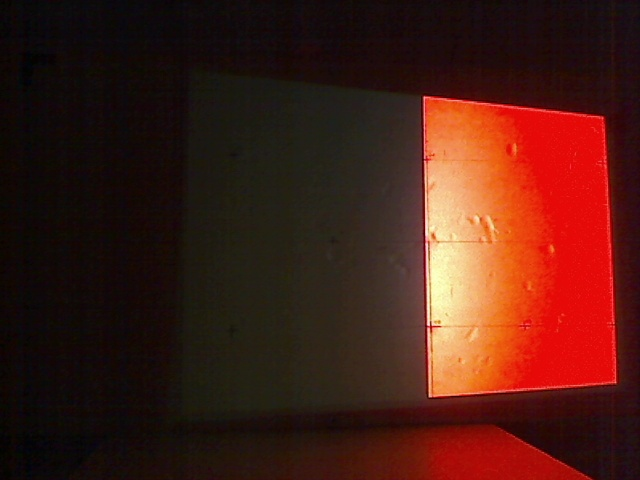
#> input picture img_cam/IRZoom0.jpg, 640 x 480 px; its folder holds only this picture in this run
$ python fringe_detector.py
#> lines starting #> are read from the running program, lines starting #| are printed output that depends on the picture; after the words box and inside, x2 and y2 are one past the last pixel; in counts of white or black regions, pixels touching at a corner belong together
# -*- coding: utf-8 -*-
#from skimage import io, transform
from skimage import io
from skimage import filters
from skimage.morphology import disk
# On importe le module numpy qui permet de faire du calcul numérique
import numpy as np
from numpy import loadtxt, zeros, ones, savetxt, empty
import cv2
import matplotlib.pyplot as plt
from PIL import Image

def filtre(nom_img):

#> called with nom_img = 'img_cam/IRZoom0.jpg'
    img = cv2.imread(nom_img)
#> img is the input picture: shape (480, 640, 3); mean B, G, R 20.3, 29.5, 70.8
    hh, ww = img.shape[:2]
#> hh = 480; ww = 640

    # threshold on white
    # Define lower and uppper limits
    lower = np.array([0, 0, 0])
    upper = np.array([150, 170, 170])

    # Create mask to only select black
    thresh = cv2.inRange(img, lower, upper)
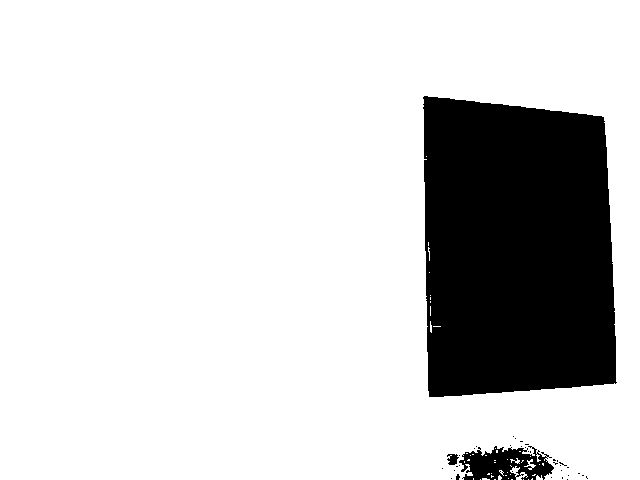
#> thresh: shape (480, 640); 82.1% white; 36 black regions (33 under 20 px), largest, box (x1, y1, x2, y2) and area: (423, 96, 617, 397) 52772, (459, 446, 554, 480) 2097, (447, 454, 459, 465) 92

    # apply morphology
    kernel = cv2.getStructuringElement(cv2.MORPH_ELLIPSE, (2,2))
    morph = cv2.morphologyEx(thresh, cv2.MORPH_CLOSE, kernel)
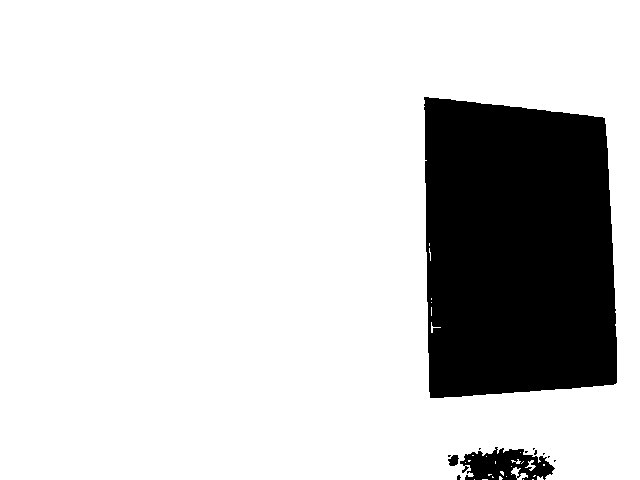
#> morph: shape (480, 640); 82.1% white; 12 black regions (9 under 20 px), largest, box (x1, y1, x2, y2) and area: (424, 97, 617, 398) 52768, (460, 447, 555, 480) 1990, (448, 455, 459, 466) 85

    # invert morp image
    mask = 255 - morph

    mask  = cv2.bilateralFilter(mask,9,70,150)
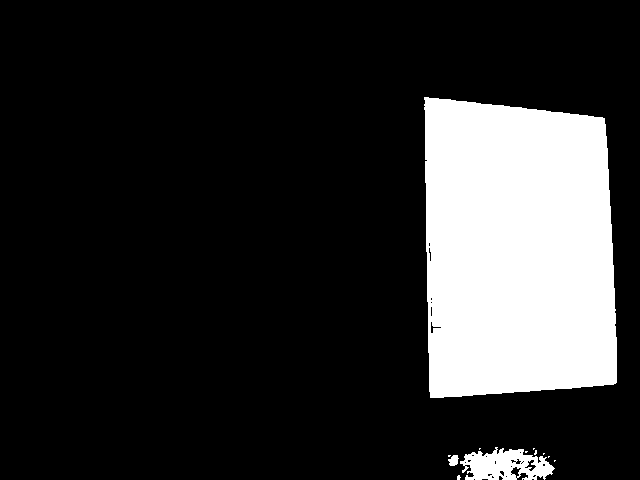
#> mask: shape (480, 640); min 0, max 255, mean 45.6
    mask = cv2.medianBlur(mask,3)

    return cv2.bitwise_and(img, img, mask=mask)
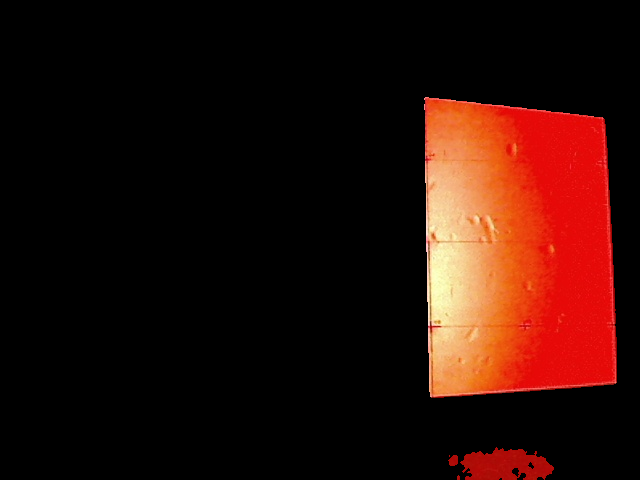
#> returned value: shape (480, 640, 3); mean of channels 0, 1, 2 7.8, 14, 41.6; drawn as B, G, R


"""
return numpy matrix
"""
def fringe_detector(img_name,N,uRzoom,vRzoom):
    #On créé la matrice IRzoom
    IRzoom = zeros((uRzoom,vRzoom,N))
    Posiglobal = zeros((uRzoom,vRzoom))
    PosiGauche = zeros((uRzoom,vRzoom))
    PosiDroite = zeros((uRzoom,vRzoom))

    # chargement de l'image puis binarisation
    for k in range (0,N):
        #------ Chargement des images d'intensité IRZoom de l'objet dans le repere recepteur ---
        Nom = 'img_cam/'+ img_name + str(k)+ '.jpg'
        # img = io.imread(Nom)
        img=filtre(Nom)
        img = cv2.resize(img, (vRzoom,uRzoom))
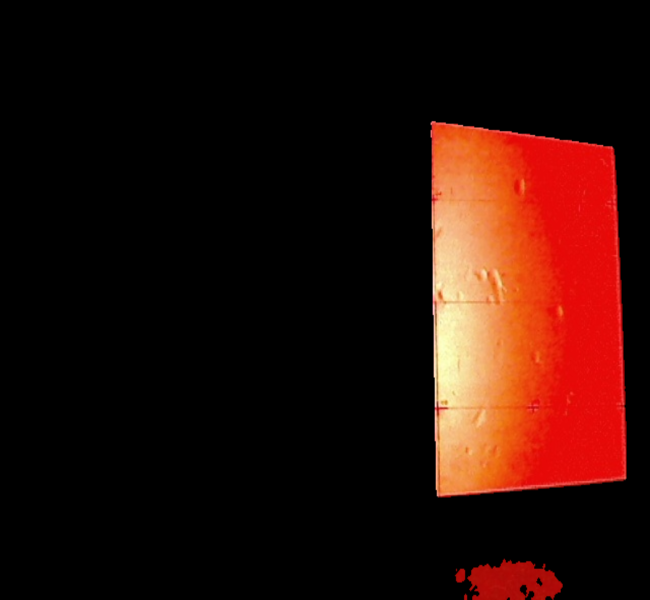
#> img: shape (1200, 1300, 3) (shown at 1/2 size); mean of channels 0, 1, 2 7.8, 14, 41.6; drawn as B, G, R
        # Seuillage de l'image
        threshold = 0
        idx = img[:,:,0] > threshold
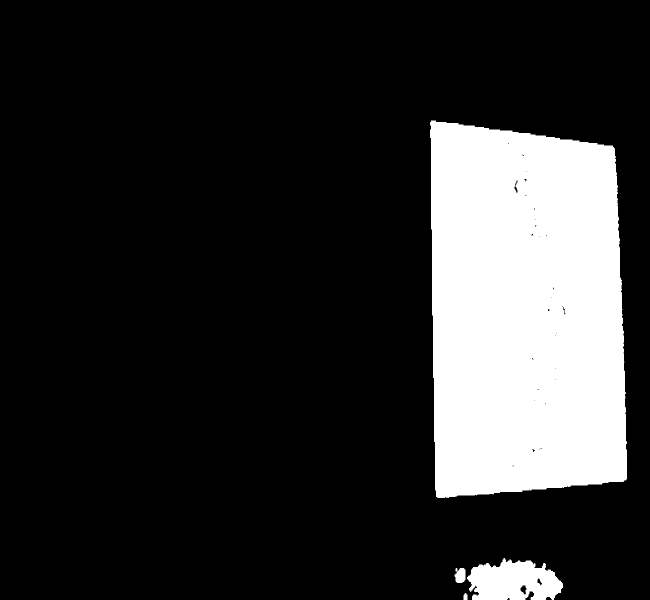
#> idx: shape (1200, 1300) bool (shown at 1/2 size); 18.1% white; 4 white regions, box (x1, y1, x2, y2) and area: (860, 241, 1254, 996) 269859, (934, 1116, 1126, 1200) 11815, (909, 1136, 931, 1166) 543, (927, 1186, 935, 1200) 97
        img[idx,0] = 255
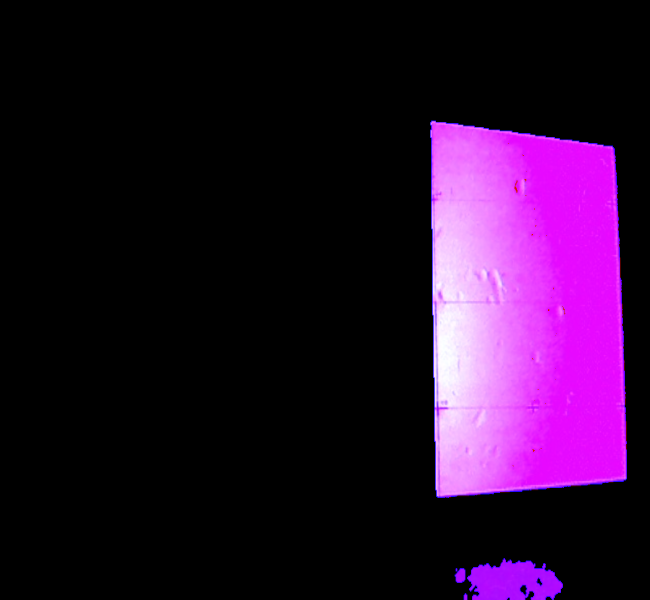
#> img: shape (1200, 1300, 3) (shown at 1/2 size); 18.1% of pixels changed, all inside (x1, y1, x2, y2) = (860, 241, 1254, 1200); drawn as B, G, R


        IRz = (img/255)

        # On enregistre les IRzoom_1 2 3 ... dans IR_zoom
        #IRz[:,:,0] = filters.median(IRz[:,:,0], disk(5))
        IRzoom[:,:,k] = IRz[:,:,0]

    #Libération mémoire
    Nom = None
    R = None

    # ----------------------Localisation de la frange C

    #On initialise les variales LClogic et LC
    LC_num = empty((uRzoom,vRzoom))
    LClogic = ones((uRzoom,vRzoom), dtype=bool)

    LC = zeros((uRzoom,vRzoom))
    for C in range (1,2**N+1,2):
        #Numéro base binaire de la frange à localiser
        Cbin = np.binary_repr(C, N)

        # On transforme le nombre binaire en une liste dont on peut chercher les éléments un à un
        tabCbin = list(map(int, Cbin))

        # Localisation de la frange C impaire
        LClogic = IRzoom[:,:,0]==tabCbin[0]
        for l in range (1,N):
            LClogic = LClogic & (IRzoom[:,:,l]==tabCbin[l])

        #Matrice de localisation numérique
        LC = LClogic*1

        # Filtrage médian sur les images des franges permet de nettoyer les petites imperfections
        LC = filters.median(np.uint8(LC),disk(5))

        for i in range (0,uRzoom): #NbHRzoom
            p0 = np.nonzero(LC[i,:]==1)[0]
            if len(p0) > 0:
                aG = p0[0] # first element -> début de frange
                aD = p0[-1] # last element -> fin de frange
                # on concatène les position
                # Position G et D
                Posiglobal[i,aG] = C
                Posiglobal[i,aD] = C+1
                #on concatène les position gauche avec les positions G existantes
                PosiGauche[i,aG] = C
                #on concatène les position droite avec les positions D existantes
                PosiDroite[i,aD] = C+1

    #Enregistrement
    savetxt('resultats/PosiGauche'+img_name+'.txt', PosiGauche, fmt='%-7.0f')
    savetxt('resultats/PosiDroite'+img_name+'.txt', PosiDroite, fmt='%-7.0f')
    savetxt('resultats/Posiglobal'+img_name+'.txt', Posiglobal, fmt='%-7.0f')

    #Inversion de contraste pour l'affichage
    InvPosiglobal=1.-Posiglobal

    #Enregistrement image des cotes de franges
    couleur_cotes = np.asarray([255,255,255])  #Blanc intensitee maximale
    B = zeros((uRzoom,vRzoom,3))

    A = 'Cotes_franges'+img_name+'.bmp'
    B[:,:,0] = couleur_cotes[0]*InvPosiglobal
    B[:,:,1] = couleur_cotes[1]*InvPosiglobal
    B[:,:,2] = couleur_cotes[2]*InvPosiglobal
    B=B.astype(np.uint8)
    io.imsave(A,B)


    return B

if __name__ == "__main__":
#> (the run stopped early here; a loop or call above may not have finished)
